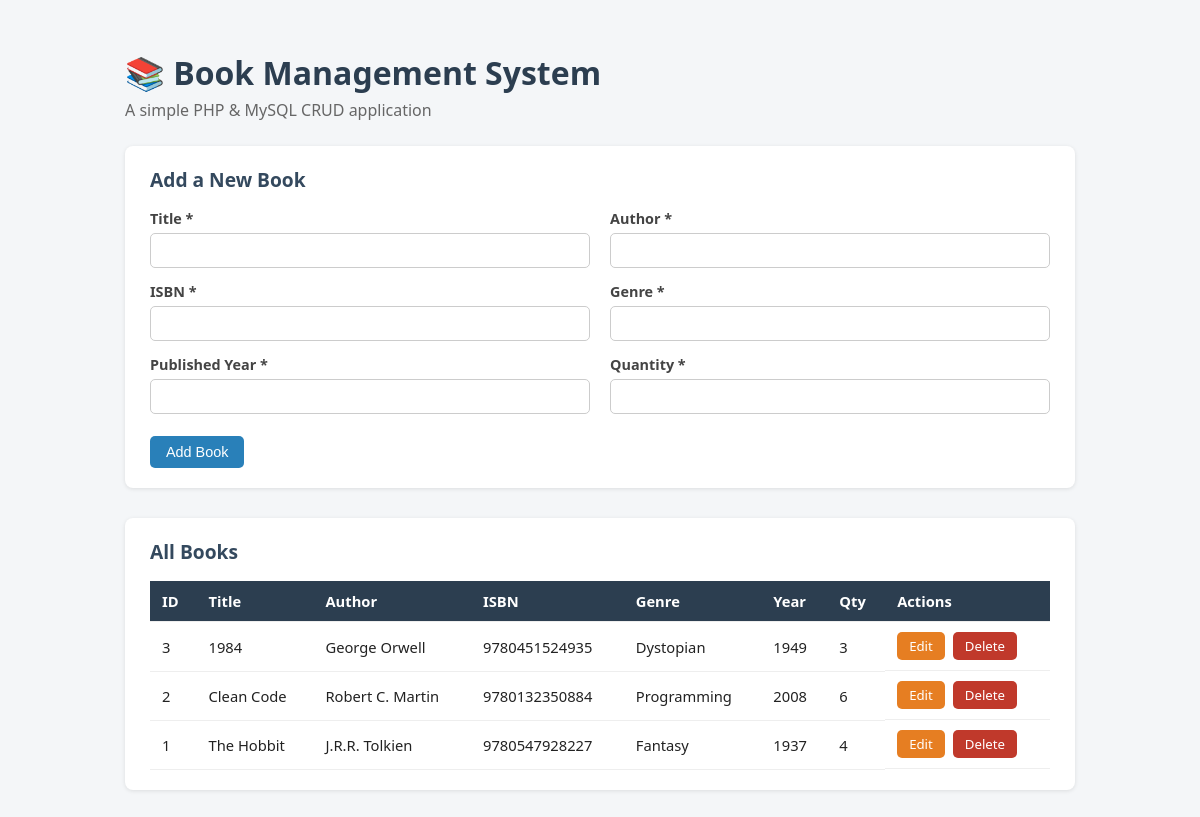
The page / on the database its author committed.
### tables this page shows
CREATE TABLE IF NOT EXISTS books (
    book_id         INT AUTO_INCREMENT PRIMARY KEY,
    title           VARCHAR(150)  NOT NULL,
    author          VARCHAR(100)  NOT NULL,
    isbn            VARCHAR(20)   NOT NULL,
    genre           VARCHAR(60)   NOT NULL,
    published_year  YEAR          NOT NULL,
    quantity        INT           NOT NULL DEFAULT 1,
    created_at      TIMESTAMP     DEFAULT CURRENT_TIMESTAMP,
    updated_at      TIMESTAMP     DEFAULT CURRENT_TIMESTAMP ON UPDATE CURRENT_TIMESTAMP
);

### controllers/BookController.php (called while the page is built, shortened)
<?php
require_once __DIR__ . '/../models/Book.php';
class BookController
{
    private Book $bookModel;
    public function __construct()
    {
        $database = new Database();
        $db = $database->getConnection();
        $this->bookModel = new Book($db);
    }
    public function listBooks(): array
    {
        return $this->bookModel->getAll();
    }
}

### models/Book.php (called while the page is built, shortened)
<?php
class Book
{
    private PDO $conn;
    private string $table = "books";
    public function __construct(PDO $db)
    {
        $this->conn = $db;
    }
    public function getAll(): array
    {
        $query = "SELECT book_id, title, author, isbn, genre, published_year, quantity
                  FROM {$this->table}
                  ORDER BY book_id DESC";
        $stmt = $this->conn->prepare($query);
        $stmt->execute();
        return $stmt->fetchAll();
    }
}

### index.php (the view, shortened to what this page needs)
<?php
require_once __DIR__ . '/controllers/BookController.php';
$controller = new BookController();
$books = $controller->listBooks();
?>
<!DOCTYPE html>
<html lang="en">
<head>
<link rel="stylesheet" href="assets/style.css">
</head>
<body>
<div class="container">
    <h1>📚 Book Management System</h1>
    <p class="subtitle">A simple PHP &amp; MySQL CRUD application</p>
    <div class="card">
        <h2>Add a New Book</h2>
        <form method="POST" action="index.php">
            <div class="form-grid">
                <div class="form-group">
                    <label for="title">Title *</label>
                    <input type="text" id="title" name="title"
                           value="<?= htmlspecialchars($_POST['title'] ?? '') ?>">
                </div>
                <div class="form-group">
                    <label for="author">Author *</label>
                    <input type="text" id="author" name="author"
                           value="<?= htmlspecialchars($_POST['author'] ?? '') ?>">
                </div>
                <div class="form-group">
                    <label for="isbn">ISBN *</label>
                    <input type="text" id="isbn" name="isbn"
                           value="<?= htmlspecialchars($_POST['isbn'] ?? '') ?>">
                </div>
                <div class="form-group">
                    <label for="genre">Genre *</label>
                    <input type="text" id="genre" name="genre"
                           value="<?= htmlspecialchars($_POST['genre'] ?? '') ?>">
                </div>
                <div class="form-group">
                    <label for="published_year">Published Year *</label>
                    <input type="number" id="published_year" name="published_year" min="0" max="2100"
                           value="<?= htmlspecialchars($_POST['published_year'] ?? '') ?>">
                </div>
                <div class="form-group">
                    <label for="quantity">Quantity *</label>
                    <input type="number" id="quantity" name="quantity" min="0"
                           value="<?= htmlspecialchars($_POST['quantity'] ?? '') ?>">
                </div>
            </div>
            <br>
            <button type="submit" class="btn btn-primary">Add Book</button>
        </form>
    </div>
    <div class="card">
        <h2>All Books</h2>
        <?php if (empty($books)): ?>
            <p class="empty-state">No books found. Add one using the form above.</p>
        <?php else: ?>
            <table>
                <thead>
                    <tr>
                        <th>ID</th>
                        <th>Title</th>
                        <th>Author</th>
                        <th>ISBN</th>
                        <th>Genre</th>
                        <th>Year</th>
                        <th>Qty</th>
                        <th>Actions</th>
                    </tr>
                </thead>
                <tbody>
                <?php foreach ($books as $book): ?>
                    <tr>
                        <td><?= (int)$book['book_id'] ?></td>
                        <td><?= htmlspecialchars($book['title']) ?></td>
                        <td><?= htmlspecialchars($book['author']) ?></td>
                        <td><?= htmlspecialchars($book['isbn']) ?></td>
                        <td><?= htmlspecialchars($book['genre']) ?></td>
                        <td><?= htmlspecialchars($book['published_year']) ?></td>
                        <td><?= (int)$book['quantity'] ?></td>
                        <td class="actions">
                            <a class="btn btn-edit" href="edit.php?id=<?= (int)$book['book_id'] ?>">Edit</a>
                            <a class="btn btn-delete"
                               href="delete.php?id=<?= (int)$book['book_id'] ?>"
                               onclick="return confirm('Are you sure you want to delete \'<?= htmlspecialchars(addslashes($book['title'])) ?>\'? This cannot be undone.');">
                               Delete
                            </a>
                        </td>
                    </tr>
                <?php endforeach; ?>
                </tbody>
            </table>
        <?php endif; ?>
    </div>
</div>
</body>
</html>

### assets/style.css (style rules this page uses)
* { box-sizing: border-box; }
body { font-family: "Segoe UI", Arial, sans-serif; background: #f4f6f8; color: #222; margin: 0; padding: 30px 20px; }
.container { max-width: 950px; margin: 0 auto; }
h1 { color: #2c3e50; margin-bottom: 5px; }
.subtitle { color: #666; margin-top: 0; margin-bottom: 25px; }
.card { background: #fff; border-radius: 8px; padding: 20px 25px; box-shadow: 0 1px 4px rgba(0,0,0,0.1); margin-bottom: 30px; }
.card h2 { margin-top: 0; font-size: 1.2em; color: #34495e; }
.form-grid { display: grid; grid-template-columns: 1fr 1fr; gap: 14px 20px; }
.form-group { display: flex; flex-direction: column; }
label { font-weight: 600; font-size: 0.9em; margin-bottom: 5px; color: #444; }
input[type=text], input[type=number] { padding: 8px 10px; border: 1px solid #ccc; border-radius: 5px; font-size: 0.95em; }
.btn { display: inline-block; padding: 8px 16px; border: none; border-radius: 5px; cursor: pointer; font-size: 0.9em; text-decoration: none; color: #fff; }
.btn-primary { background: #2980b9; }
.btn-edit { background: #e67e22; padding: 5px 12px; }
.btn-delete { background: #c0392b; padding: 5px 12px; }
table { width: 100%; border-collapse: collapse; margin-top: 10px; }
th, td { padding: 10px 12px; border-bottom: 1px solid #eee; text-align: left; font-size: 0.92em; }
th { background: #2c3e50; color: #fff; }
.actions { display: flex; gap: 8px; }

### rows shown on the page
books: book_id "3", title "1984", author "George Orwell", isbn "9780451524935", genre "Dystopian", published_year "1949", quantity "3"
books: book_id "2", title "Clean Code", author "Robert C. Martin", isbn "9780132350884", genre "Programming", published_year "2008", quantity "6"
books: book_id "1", title "The Hobbit", author "J.R.R. Tolkien", isbn "9780547928227", genre "Fantasy", published_year "1937", quantity "4"
